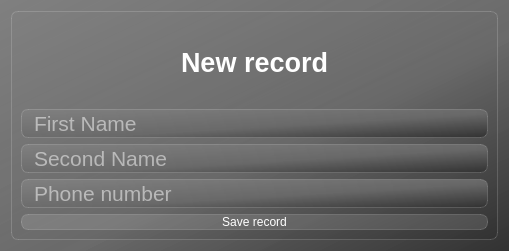
<?xml version="1.0" encoding="UTF-8"?>
<ui version="4.0">
 <class>Dialog</class>
 <widget class="QDialog" name="Dialog">
  <property name="geometry">
   <rect>
    <x>0</x>
    <y>0</y>
    <width>509</width>
    <height>251</height>
   </rect>
  </property>
  <property name="windowTitle">
   <string>Dialog</string>
  </property>
  <property name="styleSheet">
   <string notr="true">background-color: qlineargradient(spread:pad, x1:1, y1:1, x2:0, y2:0, stop:0 rgba(50, 50, 50, 255), stop:0.427447 rgba(105, 105, 105, 235), stop:1 rgba(128, 128, 128, 255));</string>
  </property>
  <layout class="QVBoxLayout" name="verticalLayout_2">
   <item>
    <widget class="QFrame" name="frame">
     <property name="styleSheet">
      <string notr="true">backgrounf-color: rgba(255, 255, 255, 30);
border: 1px solid rgba(255, 255, 255, 40);
border-radius: 7px;</string>
     </property>
     <property name="frameShape">
      <enum>QFrame::StyledPanel</enum>
     </property>
     <property name="frameShadow">
      <enum>QFrame::Raised</enum>
     </property>
     <layout class="QVBoxLayout" name="verticalLayout">
      <item>
       <widget class="QLabel" name="label_newrec">
        <property name="styleSheet">
         <string notr="true">color: white;
font-weight: bold;
font-size: 20pt;
background-color: none;
border: none;</string>
        </property>
        <property name="text">
         <string>New record</string>
        </property>
        <property name="alignment">
         <set>Qt::AlignCenter</set>
        </property>
       </widget>
      </item>
      <item>
       <widget class="QLineEdit" name="le_fname">
        <property name="styleSheet">
         <string notr="true">font-size: 16pt;
color: white;
padding-left: 10px;</string>
        </property>
        <property name="placeholderText">
         <string>First Name</string>
        </property>
       </widget>
      </item>
      <item>
       <widget class="QLineEdit" name="le_sname">
        <property name="styleSheet">
         <string notr="true">font-size: 16pt;
color: white;
padding-left: 10px;</string>
        </property>
        <property name="placeholderText">
         <string>Second Name</string>
        </property>
       </widget>
      </item>
      <item>
       <widget class="QLineEdit" name="le_pnumber">
        <property name="styleSheet">
         <string notr="true">font-size: 16pt;
color: white;
padding-left: 10px;</string>
        </property>
        <property name="placeholderText">
         <string>Phone number</string>
        </property>
       </widget>
      </item>
      <item>
       <widget class="QPushButton" name="btn_saverec">
        <property name="styleSheet">
         <string notr="true">QPushButton {
color: white;
background-color: rgba(255, 255, 255, 30);
border: 1px solid rgba(255, 255, 255, 40);
border-radius: 7px;
font: 18pt &quot;Segoe UI&quot;;
qproperty-iconSize: 24px;
}
QPushButton:hover{
background-color: rgba(255, 255,255,40);
}
QPushButton:pressed {
background-color: rgba(255, 255,255,70);
}</string>
        </property>
        <property name="text">
         <string>Save record</string>
        </property>
        <property name="icon">
         <iconset resource="res-nw.qrc">
          <normaloff>:/icon/icons/post_add_white_24dp.svg</normaloff>:/icon/icons/post_add_white_24dp.svg</iconset>
        </property>
       </widget>
      </item>
     </layout>
    </widget>
   </item>
  </layout>
 </widget>
 <resources>
  <include location="res-nw.qrc"/>
 </resources>
 <connections/>
</ui>
